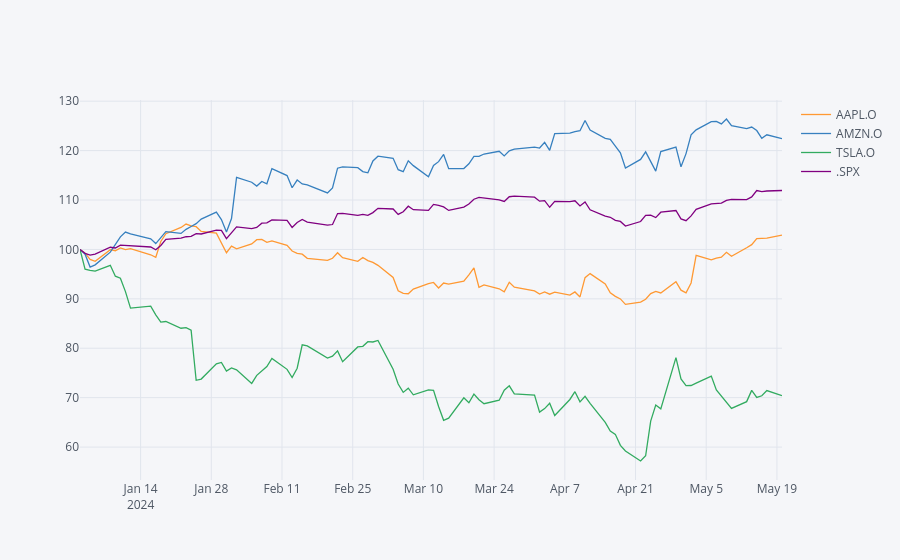

Notebook cell for this chart:
### Markdown cell above
Making use of `Cufflinks`, the data is visualized below.

### Code cell
data.normalize().iplot()
